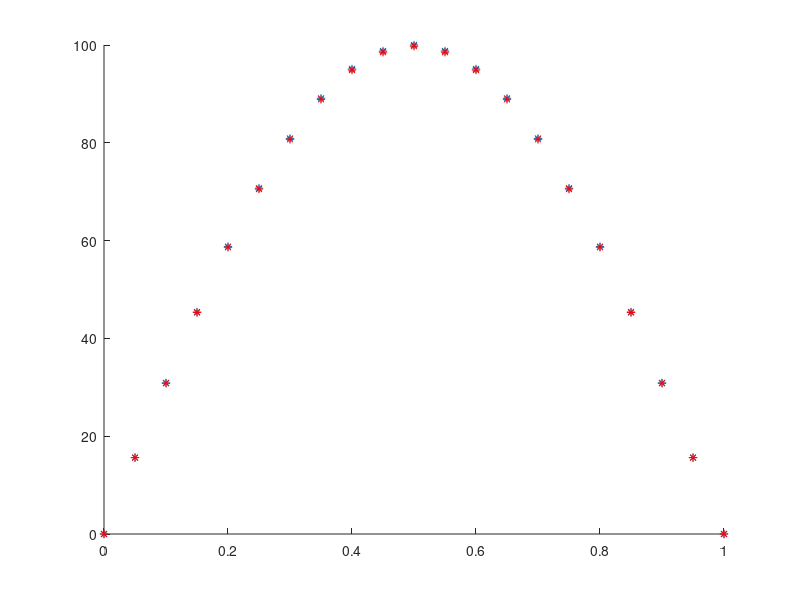

Write the MATLAB code that produced this figure.
clear all
close all
hold on

M=20;
length = 1;
D=0.001;
dx=length/M;
x=0:dx:length;

for i=1:M+1
    u(i,1)=100*sin(pi*x(i));
end
plot(x, u(:,1), '*');

Nstep=1000; %instabilities like M=80 will be fixed with higher Nstep
dt=0.01;
R=D*dt/(dx*2);
for n=1:Nstep
    u(1,n+1)=0;% boundary condition
    for i=2:M
        u(i,n+1)= R*u(i+1,n) + (1-2*R)*u(i,n) + R*u(i-1,n);
    end
    u(M+1, n+1)=0;% boundary condition
end

plot(x, u(:,end), 'r*');
